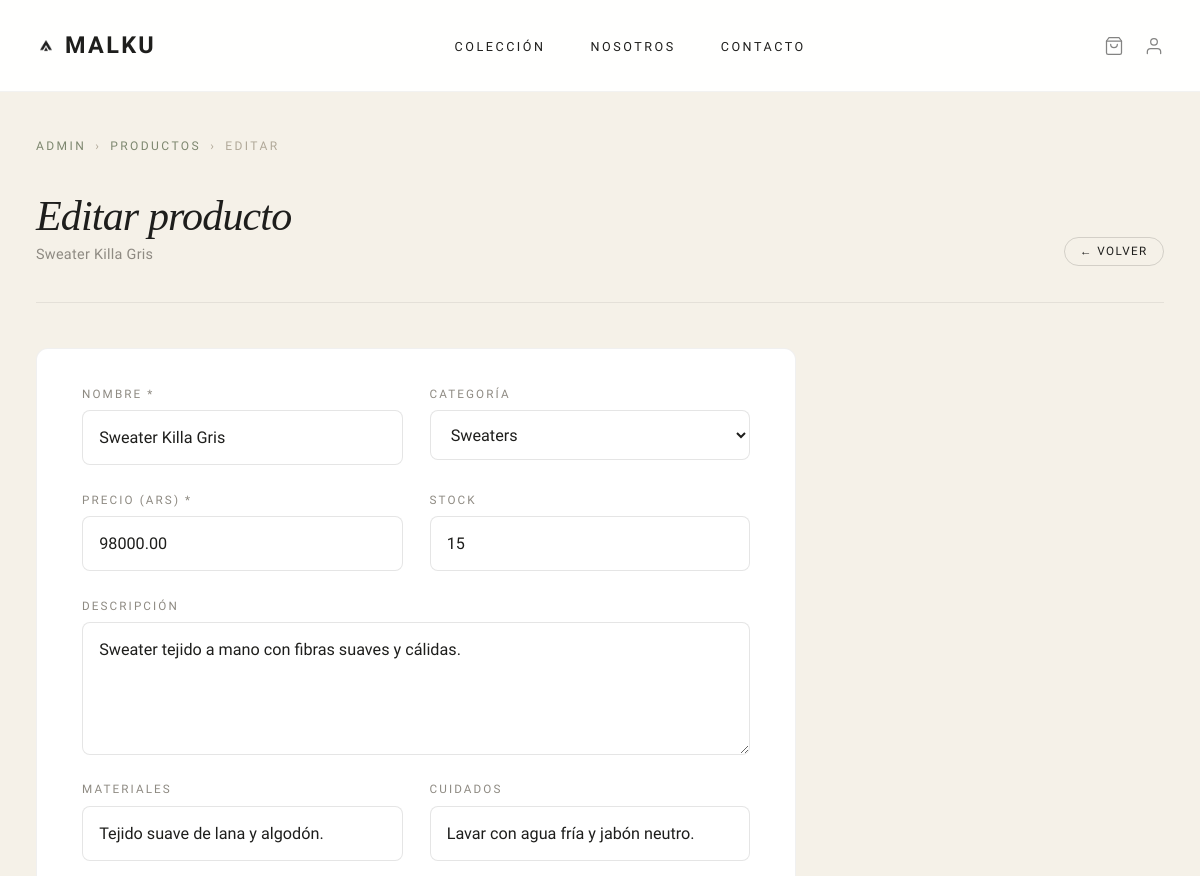
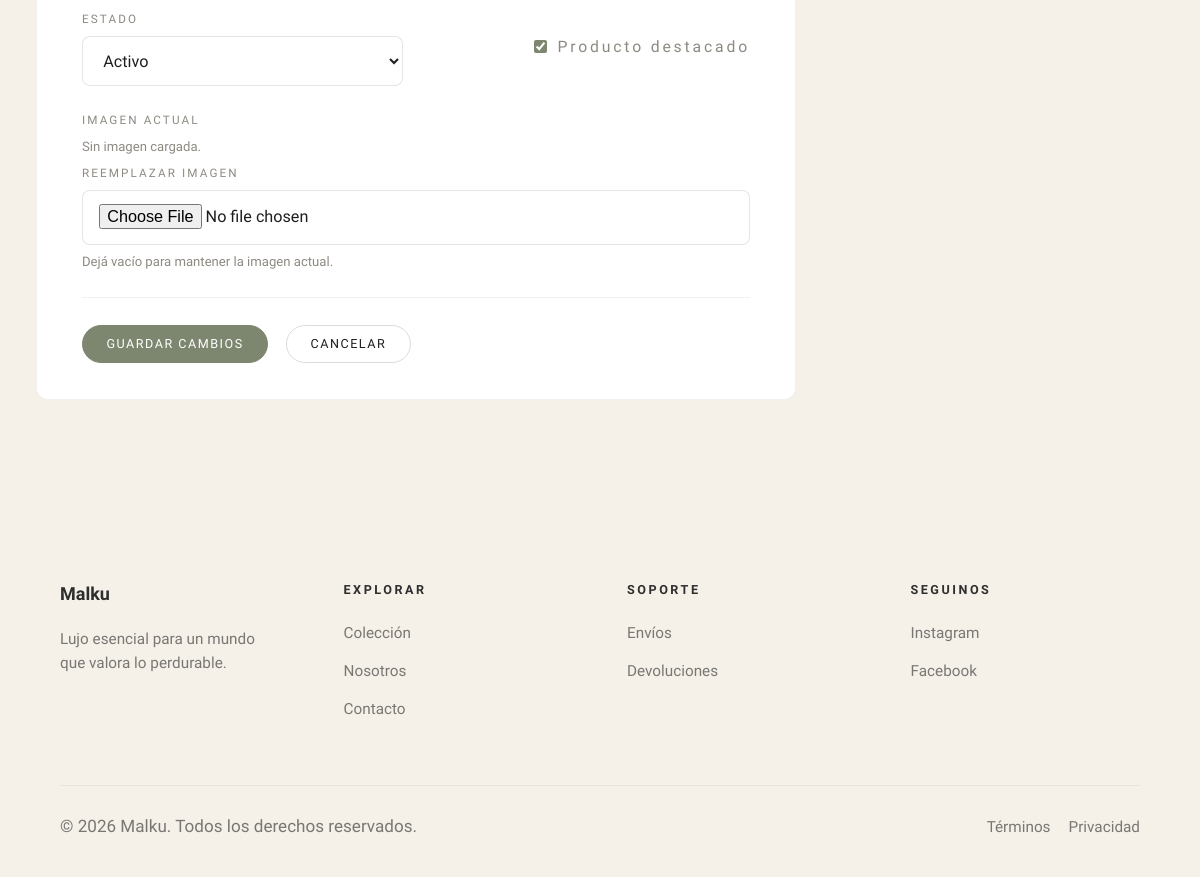
The app's page /public/admin/productos/editar/3 (signed in) with its own data (2 pictures, top to bottom).
### tables this page shows
CREATE TABLE `productos` (
  `id` int(11) NOT NULL,
  `categoria_id` int(11) NOT NULL,
  `nombre` varchar(150) NOT NULL,
  `slug` varchar(180) NOT NULL,
  `descripcion` text NOT NULL,
  `precio` decimal(10,2) NOT NULL,
  `stock` int(11) DEFAULT 0,
  `imagen_principal` varchar(255) NOT NULL,
  `destacado` tinyint(1) DEFAULT 0,
  `estado` enum('activo','oculto','agotado') DEFAULT 'activo',
  `fecha_creacion` timestamp NOT NULL DEFAULT current_timestamp(),
  `fecha_actualizacion` timestamp NOT NULL DEFAULT current_timestamp() ON UPDATE current_timestamp(),
  `materiales` text DEFAULT NULL,
  `cuidados` text DEFAULT NULL
);

CREATE TABLE `categorias` (
  `id` int(11) NOT NULL,
  `nombre` varchar(100) NOT NULL,
  `slug` varchar(120) NOT NULL,
  `descripcion` text DEFAULT NULL,
  `imagen` varchar(255) DEFAULT NULL,
  `estado` enum('activa','oculta') DEFAULT 'activa',
  `fecha_creacion` timestamp NOT NULL DEFAULT current_timestamp()
);

### app/controllers/admin/ProductoAdminController.php (called while the page is built, shortened)
<?php
require_once __DIR__ . '/../../repositories/ProductoRepository.php';
require_once __DIR__ . '/../../repositories/CategoriaRepository.php';
class ProductoAdminController
{
    private $repo;
    private $catRepo;
    public function __construct()
    {
        $this->repo    = new ProductoRepository();
        $this->catRepo = new CategoriaRepository();
    }
    public function editar($id)
    {
        $producto   = $this->repo->obtenerPorId($id);
        $categorias = $this->catRepo->obtenerActivas();
        require_once __DIR__ . '/../../views/admin/productos/editar.php';
    }
}

### public/index.php (called while the page is built, shortened)
<?php
require_once __DIR__ .
    '/../routes/web.php';

### config/database.php (called while the page is built, shortened)
<?php
class Database
{
    private $HOST = 'localhost';
    private $DB_NAME = 'malku';
    private $USER = 'root';
    private $PASSWORD = '';
    private $CHARSET = 'utf8mb4';
    public function conectar()
    {
        try {
            $DSN = "mysql:host={$this->HOST};dbname={$this->DB_NAME};charset={$this->CHARSET}";
            $this->conexion = new PDO(
                $DSN,
                $this->USER,
                $this->PASSWORD
            );
            $this->conexion->setAttribute(
                PDO::ATTR_ERRMODE,
                PDO::ERRMODE_EXCEPTION
            );
            $this->conexion->setAttribute(
                PDO::ATTR_DEFAULT_FETCH_MODE,
                PDO::FETCH_ASSOC
            );
            $this->conexion->setAttribute(
                PDO::ATTR_EMULATE_PREPARES,
                false
            );
            return $this->conexion;
        } catch (PDOException $error) {
            die(
                'Error de conexión a la base de datos: ' .
                $error->getMessage()
            );
        }
    }
}

### app/repositories/ProductoRepository.php (called while the page is built, shortened)
<?php
require_once __DIR__ . '/../../config/database.php';
class ProductoRepository
{
    private $conexion;
    public function __construct($conexion = null)
    {
        if ($conexion) {
            $this->conexion = $conexion;
        } else {
            $this->conexion = (new Database())->conectar();
        }
    }
    public function obtenerPorId($id)
    {
        $stmt = $this->conexion->prepare("
            SELECT p.*, c.nombre AS categoria_nombre
            FROM productos p
            LEFT JOIN categorias c ON p.categoria_id = c.id
            WHERE p.id = :id LIMIT 1
        ");
        $stmt->bindParam(':id', $id, PDO::PARAM_INT);
        $stmt->execute();
        return $stmt->fetch(PDO::FETCH_ASSOC);
    }
}

### app/repositories/CategoriaRepository.php (called while the page is built, shortened)
<?php
require_once __DIR__ . '/../../config/database.php';
class CategoriaRepository
{
    private $db;
    public function __construct()
    {
        $this->db = (new Database())->conectar();
    }
    public function obtenerActivas()
    {
        return $this->db->query("
            SELECT * FROM categorias WHERE estado = 'activa' ORDER BY nombre ASC
        ")->fetchAll(PDO::FETCH_ASSOC);
    }
}

### app/views/admin/productos/editar.php (the view, shortened to what this page needs)
<?php require_once __DIR__ . '/../../layouts/header.php'; ?>
<main class="admin-page">
<div class="admin-wrap">
    <nav class="admin-breadcrumb">
        <a href="<?= BASE_URL ?>/admin">Admin</a>
        <span>›</span>
        <a href="<?= BASE_URL ?>/admin/productos">Productos</a>
        <span>›</span>
        <span>Editar</span>
    </nav>
    <div class="admin-page-header">
        <div>
            <h1 class="admin-page-title">Editar producto</h1>
            <p class="admin-page-subtitle"><?= htmlspecialchars($producto['nombre']) ?></p>
        </div>
        <a href="<?= BASE_URL ?>/admin/productos" class="btn-admin-secondary btn-admin-sm">← Volver</a>
    </div>
    <form method="POST" action="<?= BASE_URL ?>/admin/productos/actualizar" enctype="multipart/form-data" class="admin-form">
        <div class="form-row">
            <div class="form-field">
                <label for="nombre">Nombre *</label>
                <input type="text" id="nombre" name="nombre" required value="<?= htmlspecialchars($producto['nombre']) ?>">
            </div>
            <div class="form-field">
                <label for="categoria_id">Categoría</label>
                <select id="categoria_id" name="categoria_id">
                    <?php foreach ($categorias as $cat): ?>
                    <option value="<?= $cat['id'] ?>" <?= $cat['id'] == $producto['categoria_id'] ? 'selected' : '' ?>>
                        <?= htmlspecialchars($cat['nombre']) ?>
                    </option>
                    <?php endforeach; ?>
                </select>
            </div>
        </div>
        <div class="form-row">
            <div class="form-field">
                <label for="precio">Precio (ARS) *</label>
                <input type="number" id="precio" name="precio" min="0" step="0.01" required value="<?= $producto['precio'] ?>">
            </div>
            <div class="form-field">
                <label for="stock">Stock</label>
                <input type="number" id="stock" name="stock" min="0" value="<?= $producto['stock'] ?>">
            </div>
        </div>
        <div class="form-field form-field--full">
            <label for="descripcion">Descripción</label>
            <textarea id="descripcion" name="descripcion" rows="4"><?= htmlspecialchars($producto['descripcion'] ?? '') ?></textarea>
        </div>
        <div class="form-row">
            <div class="form-field">
                <label for="materiales">Materiales</label>
                <input type="text" id="materiales" name="materiales" value="<?= htmlspecialchars($producto['materiales'] ?? '') ?>">
            </div>
            <div class="form-field">
                <label for="cuidados">Cuidados</label>
                <input type="text" id="cuidados" name="cuidados" value="<?= htmlspecialchars($producto['cuidados'] ?? '') ?>">
            </div>
        </div>
        <div class="form-row">
            <div class="form-field">
                <label for="estado">Estado</label>
                <select id="estado" name="estado">
                    <option value="activo"  <?= $producto['estado'] === 'activo'  ? 'selected' : '' ?>>Activo</option>
                </select>
            </div>
            <div class="form-field" style="justify-content:flex-end;flex-direction:row;align-items:center;gap:0.6rem;padding-bottom:0.2rem">
                <input type="checkbox" id="destacado" name="destacado" value="1" <?= $producto['destacado'] ? 'checked' : '' ?>>
                <label for="destacado" style="text-transform:none;font-size:0.875rem;margin:0;cursor:pointer">Producto destacado</label>
            </div>
        </div>
        <div class="form-field">
            <label>Imagen actual</label>
            <?php if (!empty($producto['imagen_principal'])): ?>
            <img src="<?= htmlspecialchars($producto['imagen_principal']) ?>" alt="" style="width:100px;height:100px;object-fit:cover;border-radius:6px;margin-bottom:0.6rem;display:block">
            <?php else: ?>
            <p class="form-hint">Sin imagen cargada.</p>
            <?php endif; ?>
            <label for="imagen">Reemplazar imagen</label>
            <input type="file" id="imagen" name="imagen" accept="image/jpeg,image/png,image/webp">
            <span class="form-hint">Dejá vacío para mantener la imagen actual.</span>
        </div>
        <div class="form-actions">
            <button type="submit" class="btn-admin">Guardar cambios</button>
            <a href="<?= BASE_URL ?>/admin/productos" class="btn-admin-secondary">Cancelar</a>
        </div>
    </form>
</div>
</main>
<?php require_once __DIR__ . '/../../layouts/footer.php'; ?>

### public/assets/css/admin/admin.css (style rules this page uses)
.admin-page { min-height: calc(100vh - 72px); background: #f5f1e8; padding: 2.5rem 2rem 5rem; }
.admin-wrap { max-width: 1240px; margin: 0 auto; }
.admin-breadcrumb { display: flex; align-items: center; gap: 0.5rem; font-size: 0.67rem; letter-spacing: 0.2em; text-transform: uppercase; color: #b0a898; margin-bottom: 2rem; }
.admin-breadcrumb a { color: #7d876f; text-decoration: none; transition: opacity 0.2s; }
.admin-page-header { display: flex; align-items: flex-end; justify-content: space-between; gap: 1.5rem; margin-bottom: 2.5rem; flex-wrap: wrap; padding-bottom: 2rem; border-bottom: 1px solid rgba(0, 0, 0, 0.07); }
.admin-page-title { font-family: 'Cormorant Garamond', serif; font-style: italic; font-weight: 300; font-size: clamp(2rem, 3.5vw, 2.8rem); color: #1e1e1c; margin: 0 0 0.2rem; letter-spacing: -0.02em; line-height: 1.1; }
.admin-page-subtitle { font-size: 0.8rem; color: #8e8a82; margin: 0; letter-spacing: 0.02em; }
.btn-admin, .btn-admin-secondary, .btn-admin-danger { display: inline-flex; align-items: center; gap: 0.4rem; padding: 0.65rem 1.3rem; border-radius: 999px; font-size: 0.7rem; font-weight: 500; letter-spacing: 0.12em; text-transform: uppercase; text-decoration: none; cursor: pointer; border: 1px solid transparent; transition: background 0.2s ease, transform 0.2s ease, opacity 0.2s ease; white-space: nowrap; font-family: inherit; line-height: 1; }
.btn-admin { background: #7d876f; color: #fff; border-color: #7d876f; }
.btn-admin-secondary { background: transparent; color: #1e1e1c; border-color: rgba(0, 0, 0, 0.14); }
.btn-admin-sm { padding: 0.4rem 0.85rem; font-size: 0.65rem; }
.admin-form { background: #fff; border: 1px solid rgba(0, 0, 0, 0.06); border-radius: 12px; padding: 2rem 2.5rem; max-width: 760px; }
.form-row { display: grid; grid-template-columns: 1fr 1fr; gap: 1.5rem; }
.form-field { display: flex; flex-direction: column; gap: 0.4rem; margin-bottom: 1.4rem; }
.form-field--full { grid-column: 1 / -1; }
.form-field label { font-size: 0.65rem; font-weight: 500; letter-spacing: 0.18em; text-transform: uppercase; color: #8e8a82; }
.form-field input, .form-field select, .form-field textarea { padding: 0.75rem 0.9rem; border: 1px solid rgba(0, 0, 0, 0.1); border-radius: 8px; font-size: 0.9rem; color: #1e1e1c; background: #fff; transition: border-color 0.2s ease, box-shadow 0.2s ease; font-family: inherit; width: 100%; box-sizing: border-box; }
.form-field textarea { resize: vertical; min-height: 100px; line-height: 1.6; }
.form-field input[type="checkbox"] { width: auto; cursor: pointer; accent-color: #7d876f; }
.form-hint { font-size: 0.73rem; color: #8e8a82; line-height: 1.5; }
.form-actions { display: flex; align-items: center; gap: 1rem; padding-top: 1.5rem; border-top: 1px solid rgba(0, 0, 0, 0.06); margin-top: 0.5rem; }

### public/assets/css/global/variables.css (style rules this page uses)
:root { --primary: #79836d; --secondary: #75786e; --tertiary: #927985; --neutral: #787774; --bone: #F5F1E8; --white: #ffffff; }

### public/assets/css/global/base.css (style rules this page uses)
html { font-size: 18px; scroll-behavior: smooth; }
body { font-family: 'Work Sans', sans-serif; background-color: #F5F1E8; color: #787774; line-height: 1.6; }
a { text-decoration: none; color: inherit; transition: all var(--transition); }
button, input, textarea, select { font-family: inherit; }

### public/assets/css/global/tipografia.css (style rules this page uses)
h1, h2, h3, h4 { font-weight: 300; color: #2e2e2e; }
h1 { font-size: 4.5rem; letter-spacing: -1px; }
p { font-size: 0.95rem; color: var(--neutral); }

### records on screen
productos: nombre "Sweater Killa Gris", categoria_id "Sweaters", precio "98000.00", stock "15", descripcion "Sweater tejido a mano con fibras suaves y cálidas.", materiales "Tejido suave de lana y algodón.", cuidados "Lavar con agua fría y jabón neutro.", estado "Activo", destacado "☑"
